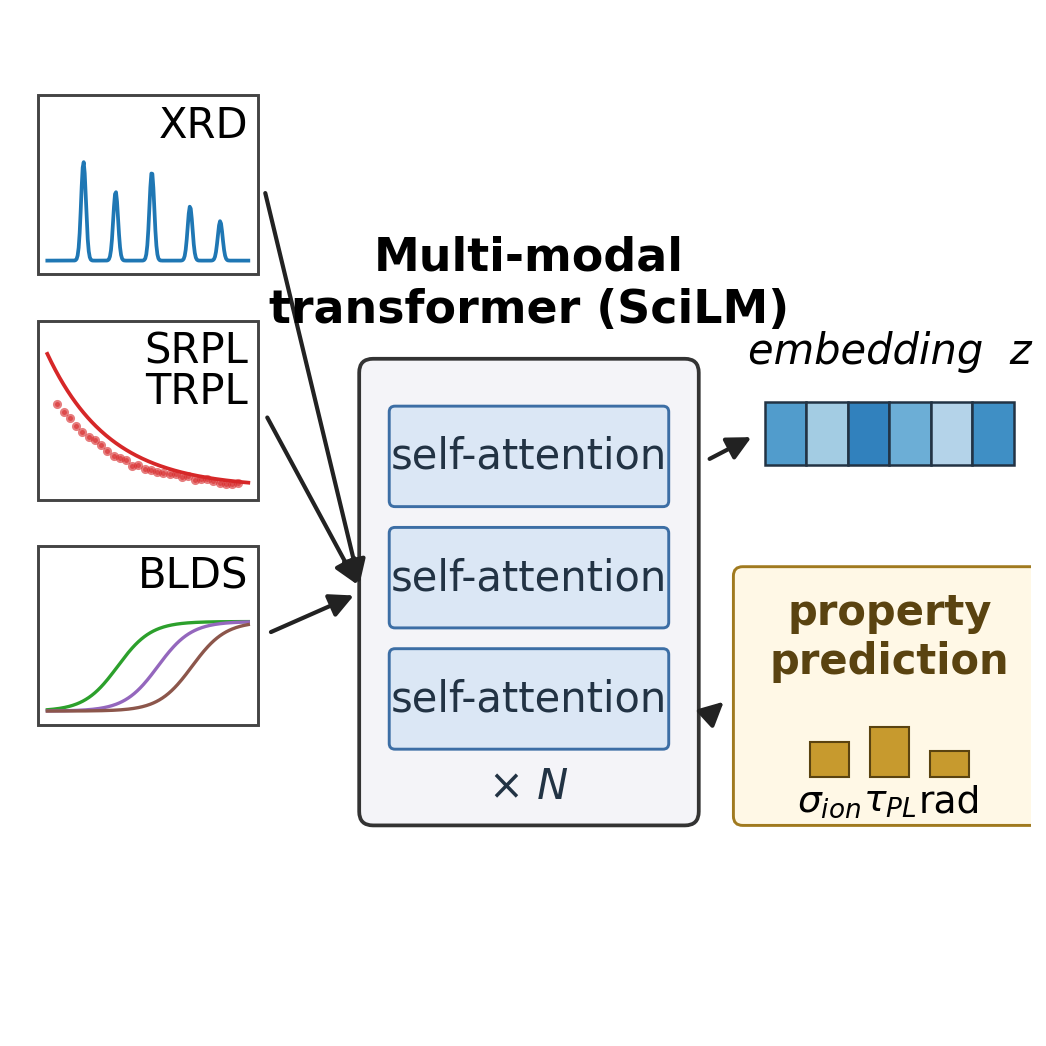

Source code (Python):
"""Generate an SVG sub-panel depicting the SciLM multi-modal encoder.

Output: scilm_panel.svg — drop into Inkscape via File > Import.
Layout: three modality icons (XRD, PL decay, BLDS) on the left ->
        transformer block in the middle ->
        embedding row + small property-prediction readout on the right.
"""

import numpy as np
import matplotlib.pyplot as plt
from matplotlib.patches import FancyBboxPatch, Rectangle, FancyArrowPatch
from matplotlib.lines import Line2D

fig, ax = plt.subplots(figsize=(4.4, 4.4))
ax.set_xlim(0, 8.8)
ax.set_ylim(0, 8.8)
ax.set_aspect("equal")
ax.axis("off")

# ---------- Modality mini-plots (left column) ----------
# Each modality lives in a small framed inset.
def mini_frame(x, y, w, h):
    ax.add_patch(Rectangle((x, y), w, h, fill=False, lw=0.7, ec="#444"))

mod_x, mod_w, mod_h = 0.2, 1.9, 1.55
gap = 0.40
y_xrd  = 6.55
y_pl   = y_xrd - mod_h - gap
y_blds = y_pl  - mod_h - gap

# XRD: a few sharp peaks
mini_frame(mod_x, y_xrd, mod_w, mod_h)
xs = np.linspace(0, 1, 200)
peaks = np.zeros_like(xs)
for c, a, w in [(0.18, 1.0, 0.012), (0.34, 0.7, 0.012),
                (0.52, 0.9, 0.012), (0.71, 0.55, 0.012), (0.86, 0.4, 0.012)]:
    peaks += a * np.exp(-((xs - c) ** 2) / (2 * w ** 2))
peaks = peaks / peaks.max() * (mod_h * 0.55)
ax.plot(mod_x + 0.08 + xs * (mod_w - 0.16), y_xrd + 0.12 + peaks,
        color="#1f77b4", lw=0.9)
ax.text(mod_x + mod_w - 0.08, y_xrd + mod_h - 0.08, "XRD",
        ha="right", va="top", fontsize=10)

# PL decay: exponential on log-y look
mini_frame(mod_x, y_pl, mod_w, mod_h)
xs = np.linspace(0, 1, 200)
decay = np.exp(-3.2 * xs) * (mod_h * 0.75)
ax.plot(mod_x + 0.08 + xs * (mod_w - 0.16), y_pl + 0.10 + decay,
        color="#d62728", lw=0.9)
# scatter to suggest noisy data
rng = np.random.default_rng(0)
sx = np.linspace(0.05, 0.95, 30)
sy = np.exp(-3.2 * sx) * (mod_h * 0.55) + rng.normal(0, 0.012, 30)
ax.scatter(mod_x + 0.08 + sx * (mod_w - 0.16), y_pl + 0.10 + sy,
           s=1.4, color="#d62728", alpha=0.6)
ax.text(mod_x + mod_w - 0.08, y_pl + mod_h - 0.08,
        "SRPL\nTRPL", ha="right", va="top", fontsize=10,
        linespacing=0.95)

# BLDS: a couple of sigmoidal frequency-response curves
mini_frame(mod_x, y_blds, mod_w, mod_h)
xs = np.linspace(0, 1, 200)
for shift, color in [(0.35, "#2ca02c"), (0.55, "#9467bd"), (0.72, "#8c564b")]:
    sig = 1 / (1 + np.exp(-12 * (xs - shift)))
    ax.plot(mod_x + 0.08 + xs * (mod_w - 0.16),
            y_blds + 0.12 + sig * (mod_h * 0.5), color=color, lw=0.8)
ax.text(mod_x + mod_w - 0.08, y_blds + mod_h - 0.08, "BLDS",
        ha="right", va="top", fontsize=10)

# ---------- Transformer block (middle) ----------
trf_x, trf_y, trf_w, trf_h = 3.0, 1.8, 2.9, 4.0
trf = FancyBboxPatch((trf_x, trf_y), trf_w, trf_h,
                     boxstyle="round,pad=0.02,rounding_size=0.12",
                     fc="#f4f4f8", ec="#333", lw=0.9)
ax.add_patch(trf)
ax.text(trf_x + trf_w / 2, trf_y + trf_h + 0.25,
        "Multi-modal\ntransformer (SciLM)",
        ha="center", va="bottom", fontsize=11, weight="bold")

# Stacked encoder layers inside (3 boxes, larger labels)
n_layers = 3
lay_w = trf_w - 0.5
lay_h = 0.85
v_gap = 0.20
stack_h = n_layers * lay_h + (n_layers - 1) * v_gap
stack_bottom = trf_y + 0.65
for i in range(n_layers):
    ly = stack_bottom + i * (lay_h + v_gap)
    ax.add_patch(FancyBboxPatch(
        (trf_x + 0.25, ly), lay_w, lay_h,
        boxstyle="round,pad=0.01,rounding_size=0.05",
        fc="#dbe7f5", ec="#3c6ea5", lw=0.7))
    ax.text(trf_x + trf_w / 2, ly + lay_h / 2,
            "self-attention", ha="center", va="center",
            fontsize=10, color="#234")
ax.text(trf_x + trf_w / 2, trf_y + 0.32, "× N", ha="center",
        va="center", fontsize=10, style="italic", color="#234")

# ---------- Embedding row (right) ----------
emb_n = 6
emb_w, emb_h = 0.36, 0.55
emb_total = emb_n * emb_w
emb_x = 8.7 - emb_total - 0.05
emb_y = 4.9
emb_vals = [0.6, 0.2, 0.8, 0.45, 0.1, 0.7]
for i, v in enumerate(emb_vals):
    ax.add_patch(Rectangle((emb_x + i * emb_w, emb_y), emb_w, emb_h,
                           fc=plt.cm.Blues(0.25 + 0.55 * v),
                           ec="#234", lw=0.6))
ax.text(emb_x + emb_total / 2, emb_y + emb_h + 0.25,
        "embedding  z", ha="center", va="bottom",
        fontsize=10, style="italic")

# ---------- Property prediction readout (right, below embedding) ----------
pred_w = emb_total + 0.50
pred_h = 2.20
pred_x = emb_x - 0.25
pred_y = 1.80
ax.add_patch(FancyBboxPatch((pred_x, pred_y), pred_w, pred_h,
                            boxstyle="round,pad=0.02,rounding_size=0.08",
                            fc="#fff8e6", ec="#a07a1f", lw=0.7))
ax.text(pred_x + pred_w / 2, pred_y + pred_h - 0.20,
        "property\nprediction",
        ha="center", va="top", fontsize=10, weight="bold", color="#5a4310")

# A tiny bar chart of predicted properties
labels = [r"$\sigma_{ion}$", r"$\tau_{PL}$", "rad"]
heights = [0.55, 0.78, 0.40]
bar_w = 0.34
bar_gap = 0.18
group_w = 3 * bar_w + 2 * bar_gap
base_x = pred_x + (pred_w - group_w) / 2
base_y = pred_y + 0.40
for i, (lab, h) in enumerate(zip(labels, heights)):
    bx = base_x + i * (bar_w + bar_gap)
    ax.add_patch(Rectangle((bx, base_y), bar_w, h * 0.55,
                           fc="#c79a2e", ec="#5a4310", lw=0.5))
    ax.text(bx + bar_w / 2, base_y - 0.06, lab,
            ha="center", va="top", fontsize=9)

# ---------- Arrows ----------
arrow_kw = dict(arrowstyle="-|>", mutation_scale=12, lw=1.0, color="#222")

# modality -> transformer (three arrows merging)
trf_left_mid = (trf_x, trf_y + trf_h / 2)
for ymid in [y_xrd + mod_h / 2, y_pl + mod_h / 2, y_blds + mod_h / 2]:
    ax.add_patch(FancyArrowPatch(
        (mod_x + mod_w + 0.05, ymid), trf_left_mid,
        connectionstyle="arc3,rad=0.0", **arrow_kw))

# transformer -> embedding
ax.add_patch(FancyArrowPatch(
    (trf_x + trf_w + 0.05, trf_y + trf_h * 0.78),
    (emb_x - 0.05, emb_y + emb_h / 2),
    connectionstyle="arc3,rad=0.0", **arrow_kw))

# transformer -> property prediction
ax.add_patch(FancyArrowPatch(
    (trf_x + trf_w + 0.05, trf_y + trf_h * 0.22),
    (pred_x - 0.05, pred_y + pred_h / 2),
    connectionstyle="arc3,rad=0.0", **arrow_kw))

plt.savefig("/Users/mlawler/Code/perovskites/scilm_panel.svg",
            bbox_inches="tight", pad_inches=0.05, transparent=True)
plt.savefig("/Users/mlawler/Code/perovskites/scilm_panel.pdf",
            bbox_inches="tight", pad_inches=0.05, transparent=True)
plt.savefig("/Users/mlawler/Code/perovskites/scilm_panel.png",
            bbox_inches="tight", pad_inches=0.05, dpi=300, transparent=True)
print("wrote scilm_panel.svg, scilm_panel.pdf, scilm_panel.png")
